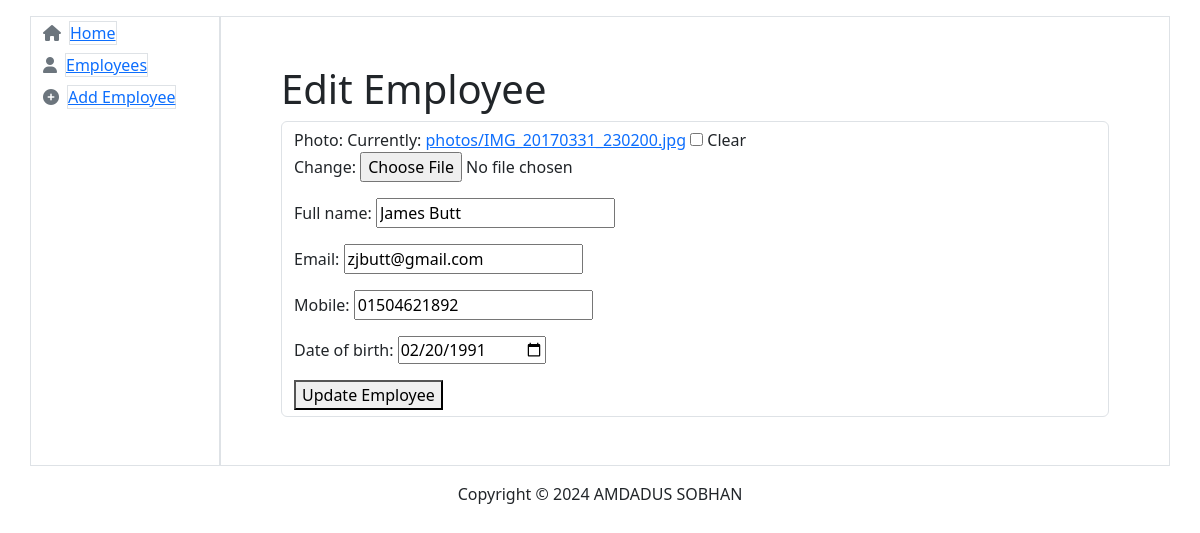
Page /2/edit/ on the committed database.
### employees/models.py (models this page shows, shortened)
class Employee(models.Model):
    photo = models.ImageField(upload_to='photos/', blank=True, null=True)
    full_name = models.CharField(max_length=255)
    email = models.EmailField(unique=True)
    mobile = models.CharField(max_length=15)
    date_of_birth = models.DateField()

### employees/views.py (the view, shortened to what this page needs)
# urls.py: path('<int:pk>/edit/', EmployeeUpdateView.as_view(), name='edit_employee'),
class EmployeeUpdateView(UpdateView):
    model = Employee
    form_class = EmployeeForm
    template_name = 'employees/edit_employee.html'
    success_url = '/'  # Redirect to the employee list page after editing

### employees/forms.py
class EmployeeForm(forms.ModelForm):
    class Meta:
        model = Employee
        fields = ['photo', 'full_name', 'email', 'mobile', 'date_of_birth']
        widgets={
            'date_of_birth':forms.DateInput(attrs={'type': 'date','class':'datepicker'})
        }

### employees/templates/employees/edit_employee.html (shortened to what this page needs)
{% extends 'employees/base.html' %}
{% block body %}
    <div class="m-5">
        <h1>Edit Employee</h1>
        <form method="post" enctype="multipart/form-data"  class="form-control">
            {{ form.as_p }}
            <button type="submit">Update Employee</button>
        </form>
    </div>
{% endblock body %}

### rows in the picture
Employee: full_name "James Butt", email "zjbutt@gmail.com", mobile "01504621892", date_of_birth "02/20/1991"
